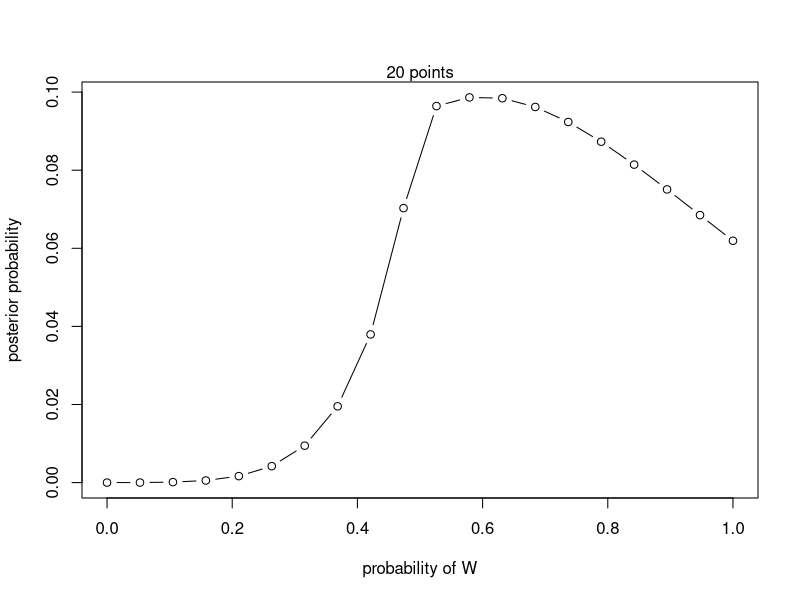

The R source for this figure:
p_grid <- seq(from = 0, to = 1, length.out = 20) 

print(p_grid)

# prior <- rep(1, 20) # Uninformative prior - 1 for all weights across grid

# Testing alternate prior 1: probability of Water cannot be less than 0.5
# prior <- ifelse(p_grid<0.5, 0, 1)

# Testing alternative prior 2: probability of water - what does e raised to the power of the prior mean?
prior <- exp(-5*abs(p_grid - 0.5))



print(prior)

# Evidence observed is 6W, 3L out of total of 9.
# "Test" each probability by feeding it into the dbinom function

# Q2M1: 3W out of 3 tosses
likelihood <- dbinom(3, size = 3, prob = p_grid)

# Likelihood * prior (uninformative)
unstd.posterior <- likelihood * prior

print(sum(unstd.posterior))

# Standardize the posterior by unstd.posterior so it sums to 1
posterior <- unstd.posterior/sum(unstd.posterior)

# Prove to myself that it sums to 1
print(sum(posterior))

plot(p_grid, posterior, type = "b", xlab = "probability of W", ylab = "posterior probability")
mtext("20 points")